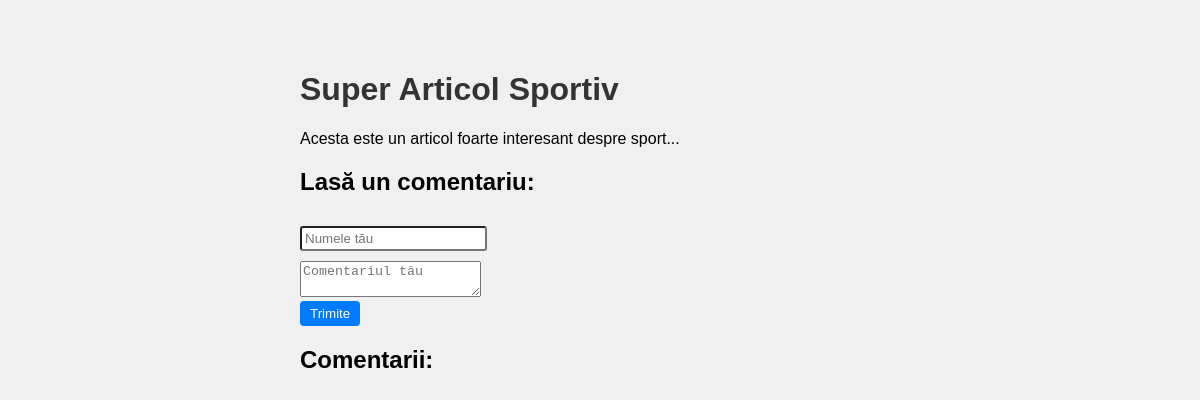
Before: /articol.php with the older database file.
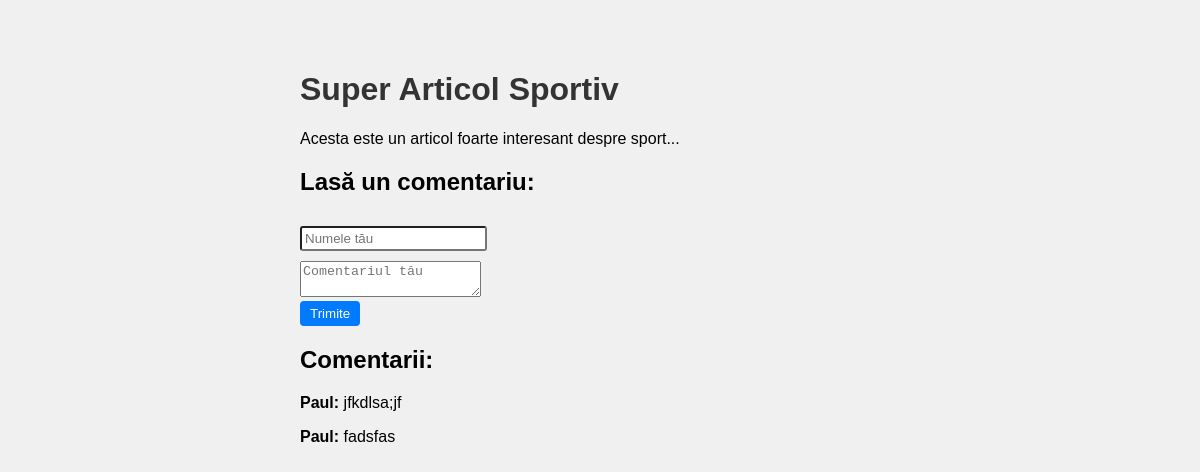
After: the same page with the newer database file.
### tables this page shows
CREATE TABLE comentarii (
    id INTEGER PRIMARY KEY AUTOINCREMENT,
    nume TEXT NOT NULL,
    text TEXT NOT NULL,
    aprobat INTEGER DEFAULT 0
);

### articol.php (the view, shortened to what this page needs)
<?php
require 'db.php';
?>
<!DOCTYPE html>
<html lang="ro">
<head>
    <link rel="stylesheet" href="style.css">
</head>
<body>
    <h1>Super Articol Sportiv</h1>
    <p>Acesta este un articol foarte interesant despre sport...</p>
    <h2>Lasă un comentariu:</h2>
    <form method="POST">
        <input type="text" name="nume" placeholder="Numele tău" required><br>
        <textarea name="comentariu" placeholder="Comentariul tău" required></textarea><br>
        <button>Trimite</button>
    </form>
    <h2>Comentarii:</h2>
    <?php
    $comentarii = $db->query("SELECT * FROM comentarii WHERE aprobat = 1 ORDER BY id DESC");
    foreach ($comentarii as $c) {
        echo "<p><strong>" . htmlspecialchars($c['nume']) . ":</strong> " . htmlspecialchars($c['text']) . "</p>";
    }
    ?>
</body>
</html>

### style.css (style rules this page uses)
body { font-family: Arial, sans-serif; max-width: 600px; margin: 30px auto; background: #f0f0f0; padding: 20px; }
h1 { color: #333; }
input { margin: 10px 0; border-radius: 3px; padding: 3px; }
button { padding: 5px 10px; background: #007BFF; color: white; border: none; border-radius: 4px; }
p { margin-top: 10px; }

Changed rows visible on the page:
added comentarii: nume "Paul", text "jfkdlsa;jf"
added comentarii: nume "Paul", text "fadsfas"
